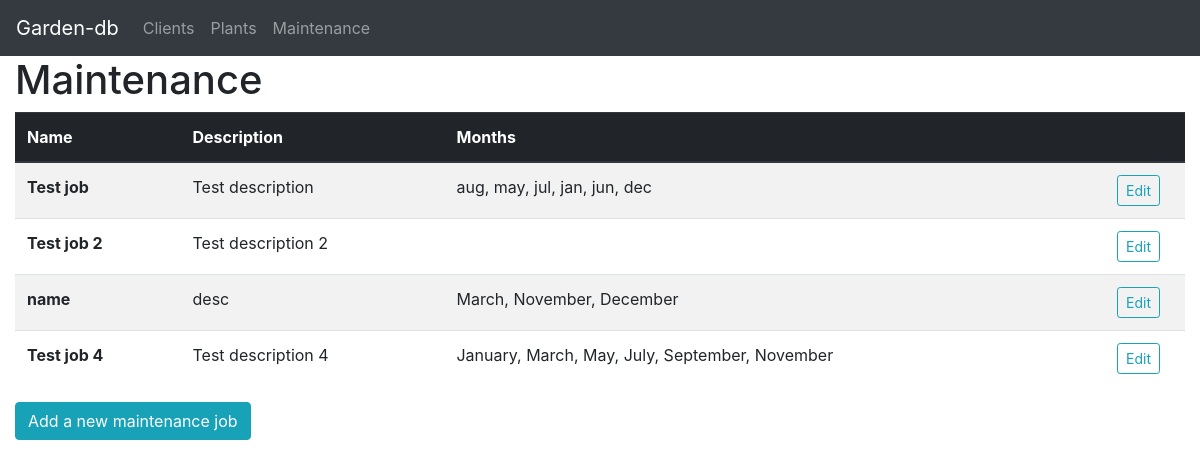
The app's page /maintenance with its own data.
### tables this page shows
CREATE TABLE jobs (mid INTEGER PRIMARY KEY, name TEXT, description TEXT, months TEXT);

### app.py (the view)
@app.route("/maintenance", methods=["GET", "POST"])
def jobs():
    if request.method == "POST":
        active_months = sorted(list(set(request.form) & set(months)), key=dt_from_month)
        job = dbc.Maintenance(request.form["name"],
                              request.form["desc"],
                              active_months)
        dbc.insert_job(job)
    return render_template("maintenance.html", j_data=dbc.load_sql_job_data(), month_list=months)

### dbc/__init__.py (called while the page is built)
def select_jobs(mid=None):
    with DBConnection() as c:
        if mid is not None:
            c.execute("SELECT * FROM jobs WHERE mid=?", (mid,))
        else:
            c.execute("SELECT * FROM jobs")
        return c.cur.fetchall()

def load_sql_job_data(mid=None):
    return [Maintenance(row[1], row[2], eval(row[3]), row[0]) for row in select_jobs(mid)]

    def __exit__(self, *args):
        self.con.commit()
        self.con.close()
        self.con = None
        self.cur = None

    def execute(self, *args):
        self.cur.execute(*args)

### templates/maintenance.html (shortened to what this page needs)
{% extends "page.html" %}
{% set title = "Maintenance" %}
{% set pagetype = "maintenance job" %}
{% block thead %}
<th scope="col">Name</th>
<th scope="col">Description</th>
<th scope="col">Months</th>
<th scope="col" style="width: 80px"></th>
{% endblock %}
{% block tbody %}
{% for job in j_data %}
<tr>
    <th scope="row">{{ job.name }}</th>
    <td>{{ job.description }}</td>
    <td>{{ ', '.join(job.months) }}</td>
    <td><button type="button" class="btn btn-outline-info btn-sm" id="edit-job-{{ job.id }}">Edit</button></td>
</tr>
{% endfor %}
{% endblock %}

### records on screen
jobs: name "Test job", description "Test description", months "aug, may, jul, jan, jun, dec"
jobs: name "Test job 2", description "Test description 2"
jobs: name "name", description "desc", months "March, November, December"
jobs: name "Test job 4", description "Test description 4", months "January, March, May, July, September, November"

### other values on screen
{{ title }} "Maintenance"
{{ pagetype }} "maintenance job"
